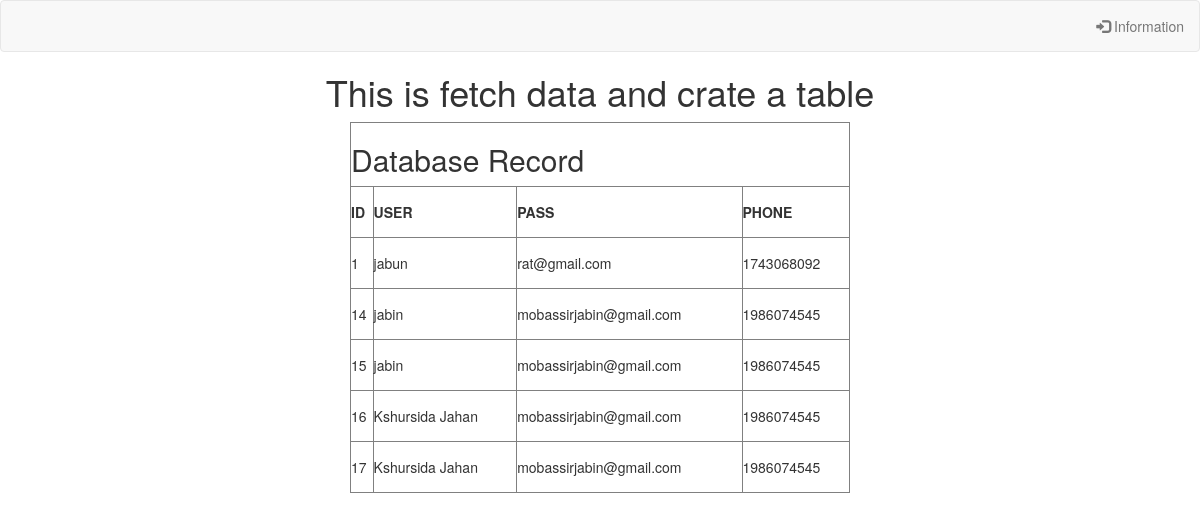
Screenshot of /project/tableShow.php with the database file from the repository.
### tables this page shows
CREATE TABLE `reg` (
  `id` int(11) NOT NULL,
  `name` varchar(25) NOT NULL,
  `email` varchar(25) NOT NULL,
  `phone` int(25) NOT NULL
);

### project/tableShow.php (the view, shortened to what this page needs)
<?php
  $db = mysqli_connect("localhost","root","","login");
  $query="select * from reg";
  $result=mysqli_query($db,$query);
?>
<!DOCTYPE html>
<html>
	<head>
		 <link rel="stylesheet" href="https://maxcdn.bootstrapcdn.com/bootstrap/3.3.7/css/bootstrap.min.css">
	</head>
	<body>
	<nav class="navbar navbar-default">
  <div class="container-fluid">
    <div class="navbar-header">
      <a class="navbar-brand" href="#"></a>
    </div>
	 <ul class="nav navbar-nav navbar-right">
      <li><a href="ts.php"><span class="glyphicon glyphicon-log-in"></span> Information</a></li>
    </ul>
  </div>
</nav>
		<h1 align="center">This is fetch data and crate a table</h1>
		<table align="center" border="1px" style="width:500px;line-height:50px;" >
			<tr>
				<th colspan="4"><h2>Database Record</h2></th>
			</tr>
				<th>ID</th>
				<th>USER</th>
				<th>PASS</th>
				<th>PHONE</th>
			<?php
				while($row = mysqli_fetch_array($result)){
			?>
				 <tr>
					<td><?php echo $row['id'];?></td>
					<td><?php echo $row['name'];?></td>
					<td><?php echo $row['email'];?></td>
					<td><?php echo $row['phone'];?></td>
				 </tr>
			<?php
				}
			?>
		</table>
	</body>
</html>

### rows the page displays
reg: id "1", name "jabun", email "rat@gmail.com", phone "1743068092"
reg: id "14", name "jabin", email "mobassirjabin@gmail.com", phone "1986074545"
reg: id "15", name "jabin", email "mobassirjabin@gmail.com", phone "1986074545"
reg: id "16", name "Kshursida Jahan", email "mobassirjabin@gmail.com", phone "1986074545"
reg: id "17", name "Kshursida Jahan", email "mobassirjabin@gmail.com", phone "1986074545"
